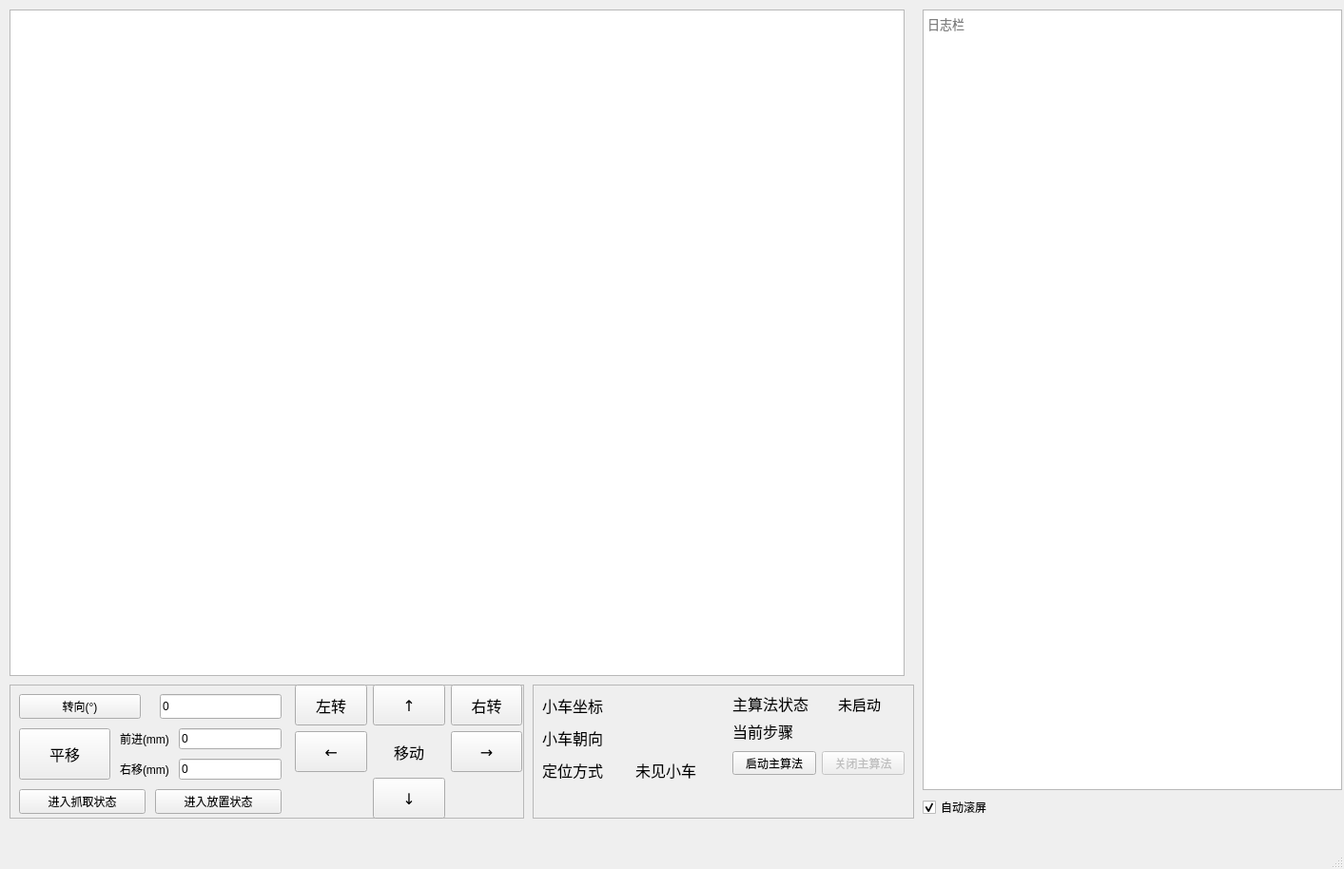
<?xml version="1.0" encoding="UTF-8"?>
<ui version="4.0">
 <class>MainWindow</class>
 <widget class="QMainWindow" name="MainWindow">
  <property name="geometry">
   <rect>
    <x>0</x>
    <y>0</y>
    <width>1413</width>
    <height>914</height>
   </rect>
  </property>
  <property name="sizePolicy">
   <sizepolicy hsizetype="Fixed" vsizetype="Fixed">
    <horstretch>0</horstretch>
    <verstretch>0</verstretch>
   </sizepolicy>
  </property>
  <property name="windowTitle">
   <string>浩宇一号控制面板</string>
  </property>
  <widget class="QWidget" name="centralwidget">
   <widget class="QFrame" name="command_plate">
    <property name="geometry">
     <rect>
      <x>10</x>
      <y>720</y>
      <width>541</width>
      <height>141</height>
     </rect>
    </property>
    <property name="sizePolicy">
     <sizepolicy hsizetype="Preferred" vsizetype="Preferred">
      <horstretch>0</horstretch>
      <verstretch>0</verstretch>
     </sizepolicy>
    </property>
    <property name="frameShape">
     <enum>QFrame::StyledPanel</enum>
    </property>
    <property name="frameShadow">
     <enum>QFrame::Raised</enum>
    </property>
    <widget class="QWidget" name="layoutWidget">
     <property name="geometry">
      <rect>
       <x>10</x>
       <y>10</y>
       <width>276</width>
       <height>126</height>
      </rect>
     </property>
     <property name="sizePolicy">
      <sizepolicy hsizetype="Preferred" vsizetype="Preferred">
       <horstretch>0</horstretch>
       <verstretch>0</verstretch>
      </sizepolicy>
     </property>
     <layout class="QVBoxLayout" name="command_plate_left">
      <property name="spacing">
       <number>10</number>
      </property>
      <item>
       <layout class="QHBoxLayout" name="horizontalLayout">
        <property name="spacing">
         <number>20</number>
        </property>
        <item>
         <widget class="QPushButton" name="steer_button">
          <property name="sizePolicy">
           <sizepolicy hsizetype="Preferred" vsizetype="Preferred">
            <horstretch>0</horstretch>
            <verstretch>0</verstretch>
           </sizepolicy>
          </property>
          <property name="text">
           <string>转向(°)</string>
          </property>
         </widget>
        </item>
        <item>
         <widget class="QLineEdit" name="steer_angle">
          <property name="sizePolicy">
           <sizepolicy hsizetype="Preferred" vsizetype="Preferred">
            <horstretch>0</horstretch>
            <verstretch>0</verstretch>
           </sizepolicy>
          </property>
          <property name="inputMethodHints">
           <set>Qt::ImhDigitsOnly|Qt::ImhHiddenText</set>
          </property>
          <property name="text">
           <string>0</string>
          </property>
         </widget>
        </item>
       </layout>
      </item>
      <item>
       <layout class="QHBoxLayout" name="horizontalLayout_4">
        <item>
         <widget class="QPushButton" name="shift_button">
          <property name="sizePolicy">
           <sizepolicy hsizetype="Preferred" vsizetype="Preferred">
            <horstretch>0</horstretch>
            <verstretch>0</verstretch>
           </sizepolicy>
          </property>
          <property name="font">
           <font>
            <family>AcadEref</family>
            <pointsize>12</pointsize>
           </font>
          </property>
          <property name="text">
           <string>平移</string>
          </property>
         </widget>
        </item>
        <item>
         <layout class="QVBoxLayout" name="verticalLayout">
          <item>
           <layout class="QHBoxLayout" name="horizontalLayout_2">
            <item>
             <widget class="QLabel" name="shift_hint_forward">
              <property name="sizePolicy">
               <sizepolicy hsizetype="Preferred" vsizetype="Preferred">
                <horstretch>0</horstretch>
                <verstretch>0</verstretch>
               </sizepolicy>
              </property>
              <property name="text">
               <string>前进(mm)</string>
              </property>
             </widget>
            </item>
            <item>
             <widget class="QLineEdit" name="shift_forward">
              <property name="sizePolicy">
               <sizepolicy hsizetype="Preferred" vsizetype="Preferred">
                <horstretch>0</horstretch>
                <verstretch>0</verstretch>
               </sizepolicy>
              </property>
              <property name="inputMethodHints">
               <set>Qt::ImhDigitsOnly</set>
              </property>
              <property name="text">
               <string>0</string>
              </property>
             </widget>
            </item>
           </layout>
          </item>
          <item>
           <layout class="QHBoxLayout" name="horizontalLayout_3">
            <item>
             <widget class="QLabel" name="shift_hint_shift">
              <property name="sizePolicy">
               <sizepolicy hsizetype="Preferred" vsizetype="Preferred">
                <horstretch>0</horstretch>
                <verstretch>0</verstretch>
               </sizepolicy>
              </property>
              <property name="text">
               <string>右移(mm)</string>
              </property>
             </widget>
            </item>
            <item>
             <widget class="QLineEdit" name="shift_shift">
              <property name="sizePolicy">
               <sizepolicy hsizetype="Preferred" vsizetype="Preferred">
                <horstretch>0</horstretch>
                <verstretch>0</verstretch>
               </sizepolicy>
              </property>
              <property name="inputMethodHints">
               <set>Qt::ImhDigitsOnly</set>
              </property>
              <property name="text">
               <string>0</string>
              </property>
             </widget>
            </item>
           </layout>
          </item>
         </layout>
        </item>
       </layout>
      </item>
      <item>
       <layout class="QHBoxLayout" name="horizontalLayout_5">
        <item>
         <widget class="QPushButton" name="enter_grab_mode">
          <property name="sizePolicy">
           <sizepolicy hsizetype="Preferred" vsizetype="Preferred">
            <horstretch>0</horstretch>
            <verstretch>0</verstretch>
           </sizepolicy>
          </property>
          <property name="text">
           <string>进入抓取状态</string>
          </property>
         </widget>
        </item>
        <item>
         <widget class="QPushButton" name="enter_place_mode">
          <property name="sizePolicy">
           <sizepolicy hsizetype="Preferred" vsizetype="Preferred">
            <horstretch>0</horstretch>
            <verstretch>0</verstretch>
           </sizepolicy>
          </property>
          <property name="text">
           <string>进入放置状态</string>
          </property>
         </widget>
        </item>
       </layout>
      </item>
     </layout>
    </widget>
    <widget class="QWidget" name="gridLayoutWidget">
     <property name="geometry">
      <rect>
       <x>300</x>
       <y>0</y>
       <width>239</width>
       <height>141</height>
      </rect>
     </property>
     <property name="sizePolicy">
      <sizepolicy hsizetype="Preferred" vsizetype="Preferred">
       <horstretch>0</horstretch>
       <verstretch>0</verstretch>
      </sizepolicy>
     </property>
     <layout class="QGridLayout" name="command_grid">
      <property name="sizeConstraint">
       <enum>QLayout::SetDefaultConstraint</enum>
      </property>
      <item row="0" column="1">
       <widget class="QPushButton" name="forward_button">
        <property name="sizePolicy">
         <sizepolicy hsizetype="Preferred" vsizetype="Preferred">
          <horstretch>0</horstretch>
          <verstretch>0</verstretch>
         </sizepolicy>
        </property>
        <property name="font">
         <font>
          <family>AcadEref</family>
          <pointsize>12</pointsize>
         </font>
        </property>
        <property name="text">
         <string>↑</string>
        </property>
       </widget>
      </item>
      <item row="2" column="1">
       <widget class="QPushButton" name="backward_button">
        <property name="sizePolicy">
         <sizepolicy hsizetype="Preferred" vsizetype="Preferred">
          <horstretch>0</horstretch>
          <verstretch>0</verstretch>
         </sizepolicy>
        </property>
        <property name="font">
         <font>
          <family>AcadEref</family>
          <pointsize>12</pointsize>
         </font>
        </property>
        <property name="text">
         <string>↓</string>
        </property>
       </widget>
      </item>
      <item row="1" column="2">
       <widget class="QPushButton" name="right_shift_button">
        <property name="sizePolicy">
         <sizepolicy hsizetype="Preferred" vsizetype="Preferred">
          <horstretch>0</horstretch>
          <verstretch>0</verstretch>
         </sizepolicy>
        </property>
        <property name="font">
         <font>
          <family>AcadEref</family>
          <pointsize>12</pointsize>
         </font>
        </property>
        <property name="text">
         <string>→</string>
        </property>
       </widget>
      </item>
      <item row="1" column="1">
       <widget class="QLabel" name="label_5">
        <property name="sizePolicy">
         <sizepolicy hsizetype="Preferred" vsizetype="Preferred">
          <horstretch>0</horstretch>
          <verstretch>0</verstretch>
         </sizepolicy>
        </property>
        <property name="font">
         <font>
          <family>AcadEref</family>
          <pointsize>12</pointsize>
         </font>
        </property>
        <property name="text">
         <string>移动</string>
        </property>
        <property name="alignment">
         <set>Qt::AlignCenter</set>
        </property>
       </widget>
      </item>
      <item row="1" column="0">
       <widget class="QPushButton" name="left_shift_button">
        <property name="sizePolicy">
         <sizepolicy hsizetype="Preferred" vsizetype="Preferred">
          <horstretch>0</horstretch>
          <verstretch>0</verstretch>
         </sizepolicy>
        </property>
        <property name="font">
         <font>
          <family>AcadEref</family>
          <pointsize>12</pointsize>
         </font>
        </property>
        <property name="text">
         <string>←</string>
        </property>
       </widget>
      </item>
      <item row="0" column="0">
       <widget class="QPushButton" name="turn_left_button">
        <property name="sizePolicy">
         <sizepolicy hsizetype="Preferred" vsizetype="Preferred">
          <horstretch>0</horstretch>
          <verstretch>0</verstretch>
         </sizepolicy>
        </property>
        <property name="font">
         <font>
          <family>AcadEref</family>
          <pointsize>12</pointsize>
         </font>
        </property>
        <property name="text">
         <string>左转</string>
        </property>
       </widget>
      </item>
      <item row="0" column="2">
       <widget class="QPushButton" name="turn_right_button">
        <property name="sizePolicy">
         <sizepolicy hsizetype="Preferred" vsizetype="Preferred">
          <horstretch>0</horstretch>
          <verstretch>0</verstretch>
         </sizepolicy>
        </property>
        <property name="font">
         <font>
          <family>AcadEref</family>
          <pointsize>12</pointsize>
         </font>
        </property>
        <property name="text">
         <string>右转</string>
        </property>
       </widget>
      </item>
     </layout>
    </widget>
   </widget>
   <widget class="QGraphicsView" name="graphicsView">
    <property name="geometry">
     <rect>
      <x>10</x>
      <y>10</y>
      <width>941</width>
      <height>701</height>
     </rect>
    </property>
    <property name="verticalScrollBarPolicy">
     <enum>Qt::ScrollBarAsNeeded</enum>
    </property>
    <property name="horizontalScrollBarPolicy">
     <enum>Qt::ScrollBarAsNeeded</enum>
    </property>
    <property name="sizeAdjustPolicy">
     <enum>QAbstractScrollArea::AdjustToContentsOnFirstShow</enum>
    </property>
   </widget>
   <widget class="QFrame" name="status_frame">
    <property name="geometry">
     <rect>
      <x>560</x>
      <y>720</y>
      <width>401</width>
      <height>141</height>
     </rect>
    </property>
    <property name="frameShape">
     <enum>QFrame::StyledPanel</enum>
    </property>
    <property name="frameShadow">
     <enum>QFrame::Raised</enum>
    </property>
    <widget class="QWidget" name="formLayoutWidget">
     <property name="geometry">
      <rect>
       <x>10</x>
       <y>10</y>
       <width>181</width>
       <height>121</height>
      </rect>
     </property>
     <layout class="QFormLayout" name="car_status_layout">
      <property name="horizontalSpacing">
       <number>15</number>
      </property>
      <property name="verticalSpacing">
       <number>10</number>
      </property>
      <item row="0" column="1">
       <widget class="QLabel" name="label_position_display">
        <property name="font">
         <font>
          <family>宋体</family>
          <pointsize>11</pointsize>
         </font>
        </property>
        <property name="text">
         <string/>
        </property>
        <property name="textFormat">
         <enum>Qt::RichText</enum>
        </property>
        <property name="alignment">
         <set>Qt::AlignCenter</set>
        </property>
       </widget>
      </item>
      <item row="0" column="0">
       <widget class="QLabel" name="label_position">
        <property name="font">
         <font>
          <family>宋体</family>
          <pointsize>12</pointsize>
         </font>
        </property>
        <property name="text">
         <string>小车坐标</string>
        </property>
       </widget>
      </item>
      <item row="1" column="0">
       <widget class="QLabel" name="label_facing">
        <property name="sizePolicy">
         <sizepolicy hsizetype="Preferred" vsizetype="Preferred">
          <horstretch>0</horstretch>
          <verstretch>0</verstretch>
         </sizepolicy>
        </property>
        <property name="font">
         <font>
          <family>宋体</family>
          <pointsize>12</pointsize>
         </font>
        </property>
        <property name="text">
         <string>小车朝向</string>
        </property>
       </widget>
      </item>
      <item row="1" column="1">
       <widget class="QLabel" name="label_facing_display">
        <property name="font">
         <font>
          <family>宋体</family>
          <pointsize>11</pointsize>
         </font>
        </property>
        <property name="text">
         <string/>
        </property>
        <property name="alignment">
         <set>Qt::AlignCenter</set>
        </property>
       </widget>
      </item>
      <item row="2" column="0">
       <widget class="QLabel" name="label_positioning_method">
        <property name="font">
         <font>
          <family>宋体</family>
          <pointsize>12</pointsize>
         </font>
        </property>
        <property name="text">
         <string>定位方式</string>
        </property>
       </widget>
      </item>
      <item row="2" column="1">
       <widget class="QLabel" name="label_positioning_method_display">
        <property name="font">
         <font>
          <family>宋体</family>
          <pointsize>12</pointsize>
         </font>
        </property>
        <property name="text">
         <string>未见小车</string>
        </property>
        <property name="alignment">
         <set>Qt::AlignCenter</set>
        </property>
       </widget>
      </item>
     </layout>
    </widget>
    <widget class="QWidget" name="formLayoutWidget_2">
     <property name="geometry">
      <rect>
       <x>210</x>
       <y>9</y>
       <width>181</width>
       <height>51</height>
      </rect>
     </property>
     <layout class="QFormLayout" name="algorithm_layout">
      <item row="0" column="0">
       <widget class="QLabel" name="label_alg_status">
        <property name="font">
         <font>
          <family>宋体</family>
          <pointsize>12</pointsize>
         </font>
        </property>
        <property name="text">
         <string>主算法状态</string>
        </property>
       </widget>
      </item>
      <item row="0" column="1">
       <widget class="QLabel" name="label_alg_status_display">
        <property name="font">
         <font>
          <family>宋体</family>
          <pointsize>11</pointsize>
         </font>
        </property>
        <property name="text">
         <string>未启动</string>
        </property>
        <property name="textFormat">
         <enum>Qt::RichText</enum>
        </property>
        <property name="alignment">
         <set>Qt::AlignCenter</set>
        </property>
       </widget>
      </item>
      <item row="1" column="0">
       <widget class="QLabel" name="label_alg_step">
        <property name="font">
         <font>
          <family>宋体</family>
          <pointsize>12</pointsize>
         </font>
        </property>
        <property name="text">
         <string>当前步骤</string>
        </property>
       </widget>
      </item>
      <item row="1" column="1">
       <widget class="QLabel" name="label_alg_step_display">
        <property name="font">
         <font>
          <family>宋体</family>
          <pointsize>11</pointsize>
         </font>
        </property>
        <property name="text">
         <string/>
        </property>
        <property name="textFormat">
         <enum>Qt::RichText</enum>
        </property>
        <property name="alignment">
         <set>Qt::AlignCenter</set>
        </property>
       </widget>
      </item>
     </layout>
    </widget>
    <widget class="QWidget" name="layoutWidget_2">
     <property name="geometry">
      <rect>
       <x>210</x>
       <y>70</y>
       <width>181</width>
       <height>25</height>
      </rect>
     </property>
     <layout class="QHBoxLayout" name="horizontalLayout_6">
      <item>
       <widget class="QPushButton" name="activate_algorithm_button">
        <property name="sizePolicy">
         <sizepolicy hsizetype="Preferred" vsizetype="Preferred">
          <horstretch>0</horstretch>
          <verstretch>0</verstretch>
         </sizepolicy>
        </property>
        <property name="text">
         <string>启动主算法</string>
        </property>
       </widget>
      </item>
      <item>
       <widget class="QPushButton" name="deactivate_algorithm_button">
        <property name="enabled">
         <bool>false</bool>
        </property>
        <property name="sizePolicy">
         <sizepolicy hsizetype="Preferred" vsizetype="Preferred">
          <horstretch>0</horstretch>
          <verstretch>0</verstretch>
         </sizepolicy>
        </property>
        <property name="text">
         <string>关闭主算法</string>
        </property>
       </widget>
      </item>
     </layout>
    </widget>
   </widget>
   <widget class="QWidget" name="layoutWidget">
    <property name="geometry">
     <rect>
      <x>970</x>
      <y>10</y>
      <width>441</width>
      <height>851</height>
     </rect>
    </property>
    <layout class="QVBoxLayout" name="log_panel_frame">
     <item>
      <widget class="QTextEdit" name="log_panel">
       <property name="font">
        <font>
         <family>新宋体</family>
         <pointsize>10</pointsize>
        </font>
       </property>
       <property name="cursor" stdset="0">
        <cursorShape>IBeamCursor</cursorShape>
       </property>
       <property name="readOnly">
        <bool>true</bool>
       </property>
       <property name="textInteractionFlags">
        <set>Qt::TextSelectableByKeyboard|Qt::TextSelectableByMouse</set>
       </property>
       <property name="placeholderText">
        <string>日志栏</string>
       </property>
      </widget>
     </item>
     <item>
      <widget class="QCheckBox" name="auto_scroll">
       <property name="font">
        <font>
         <family>新宋体</family>
         <pointsize>9</pointsize>
        </font>
       </property>
       <property name="text">
        <string>自动滚屏</string>
       </property>
       <property name="checked">
        <bool>true</bool>
       </property>
       <property name="tristate">
        <bool>false</bool>
       </property>
      </widget>
     </item>
    </layout>
   </widget>
  </widget>
  <widget class="QMenuBar" name="menubar">
   <property name="geometry">
    <rect>
     <x>0</x>
     <y>0</y>
     <width>1413</width>
     <height>23</height>
    </rect>
   </property>
  </widget>
  <widget class="QStatusBar" name="statusbar"/>
 </widget>
 <resources/>
 <connections/>
</ui>
